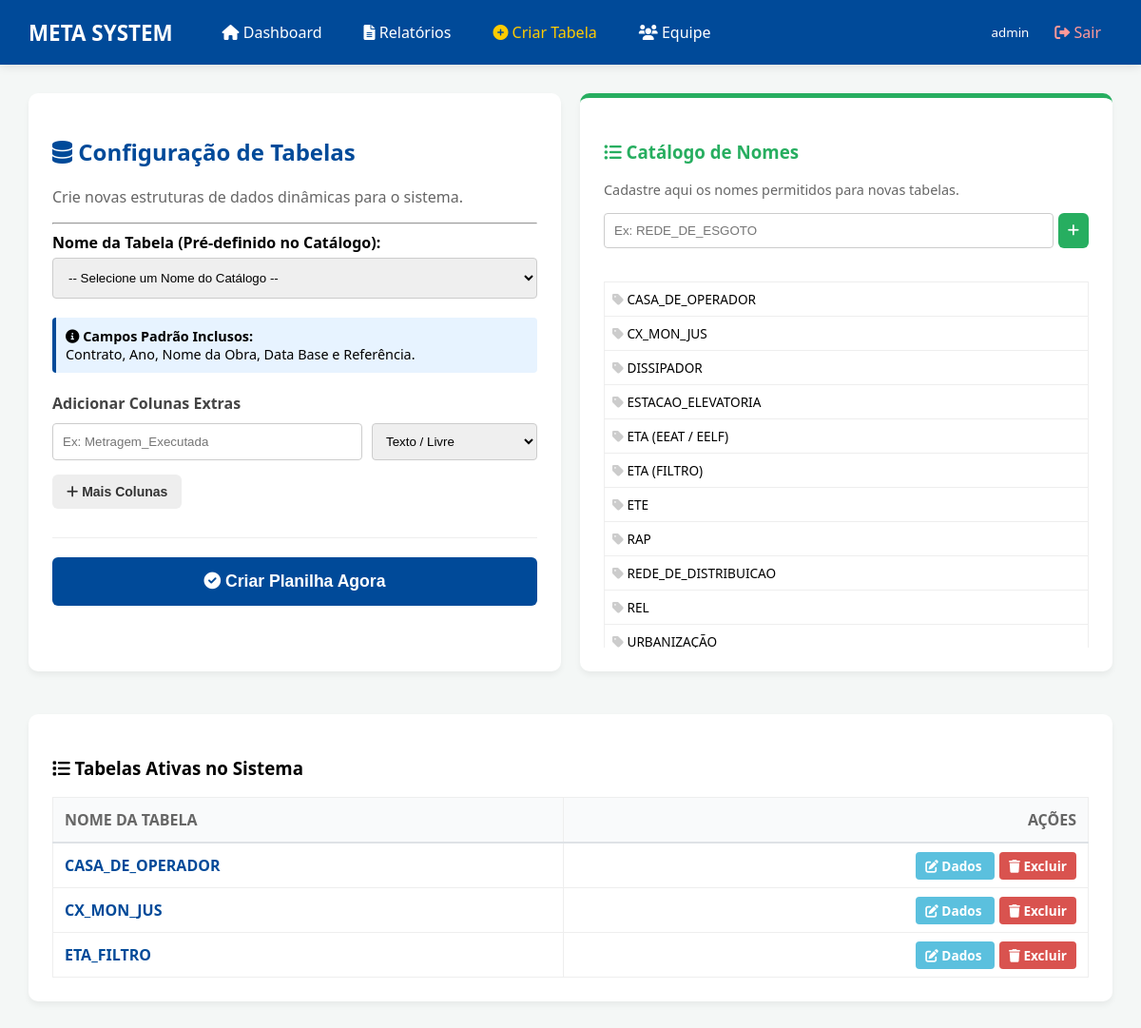
The app's page /config (signed in) with its own data.
### tables this page shows
CREATE TABLE catalogo_tabelas (
            id INTEGER PRIMARY KEY AUTOINCREMENT,
            nome_exibicao TEXT UNIQUE
        );

### routes/main_routes.py (the view, shortened to what this page needs)
    @app.route('/config', methods=['GET', 'POST'])
    @login_required
    def config():
        if session.get('nivel') != 'admin':
            flash("Acesso restrito.")
            return redirect(url_for('index'))
        db = get_db()
        opcoes = db.execute("SELECT * FROM catalogo_tabelas ORDER BY nome_exibicao").fetchall()
        tables = db.execute("SELECT name FROM sqlite_master WHERE type='table' AND name NOT LIKE 'sqlite_%' AND name NOT IN ('usuarios_sistema', 'catalogo_tabelas')").fetchall()
        return render_template('config.html', opcoes_catalogo=opcoes, tables=tables)

### models/database.py (called while the page is built)
def get_db():
    path = DB_UNC if os.path.exists(os.path.dirname(DB_UNC)) else DB_LOCAL
    conn = sqlite3.connect(path, timeout=20, check_same_thread=False)
    conn.row_factory = sqlite3.Row
    conn.execute("PRAGMA journal_mode=WAL")
    return conn

### routes/main_routes.py (called while the page is built)
def login_required(f):
    @wraps(f)
    def decorated_function(*args, **kwargs):
        if 'user' not in session:
            return redirect(url_for('login'))
        return f(*args, **kwargs)
    return decorated_function

### templates/config.html (shortened to what this page needs)
{% extends 'base.html' %}
{% block content %}
<div style="display: grid; grid-template-columns: 1fr 1fr; gap: 20px;">
    <div class="card">
        <h2 style="color: #004a99;"><i class="fas fa-database"></i> Configuração de Tabelas</h2>
        <p style="color: #666;">Crie novas estruturas de dados dinâmicas para o sistema.</p>
        <hr>
        <form action="{{ url_for('config') }}" method="POST" id="formConfig">
            <div style="margin-bottom: 20px;">
                <label style="font-weight: bold; display: block; margin-bottom: 5px;">Nome da Tabela (Pré-definido no Catálogo):</label>
                <select name="table_name" required
                        style="width: 100%; padding: 12px; border: 1px solid #ccc; border-radius: 4px; box-sizing: border-box;">
                    <option value="">-- Selecione um Nome do Catálogo --</option>
                </select>
            </div>
            <div style="background: #e7f3ff; padding: 10px; border-radius: 4px; border-left: 4px solid #004a99; margin-bottom: 20px; font-size: 0.9em;">
                <i class="fas fa-info-circle"></i> <b>Campos Padrão Inclusos:</b><br>
                Contrato, Ano, Nome da Obra, Data Base e Referência.
            </div>
            <div id="columns">
                <h4 style="margin-bottom: 10px; color: #444;">Adicionar Colunas Extras</h4>
                <div class="column-row" style="display: flex; gap: 10px; margin-bottom: 10px;">
                    <input type="text" name="col_name" placeholder="Ex: Metragem_Executada"
                           class="input-col" style="flex: 2; padding: 10px; border: 1px solid #ccc; border-radius: 4px;">
                    <select name="col_type" style="flex: 1; padding: 10px; border: 1px solid #ccc; border-radius: 4px;">
                        <option value="TEXT">Texto / Livre</option>
                    </select>
                </div>
            </div>
            <div style="margin-top: 15px; display: flex; align-items: center; gap: 15px;">
                <button type="button" onclick="addCol()" class="btn" style="background: #eee; color: #333; padding: 10px 15px; border: none; cursor: pointer;">
                    <i class="fas fa-plus"></i> Mais Colunas
                </button>
            </div>
            <div style="margin-top: 30px; border-top: 1px solid #eee; padding-top: 20px;">
                <button type="submit" class="btn btn-save" style="background: #004a99; width: 100%; padding: 15px; color: white; border: none; border-radius: 6px; font-size: 1.1em; cursor: pointer;">
                    <i class="fas fa-check-circle"></i> Criar Planilha Agora
                </button>
            </div>
        </form>
    </div>
    <div class="card" style="border-top: 5px solid #27ae60;">
        <h3 style="color: #27ae60;"><i class="fas fa-list-ul"></i> Catálogo de Nomes</h3>
        <p style="font-size: 0.9em; color: #666;">Cadastre aqui os nomes permitidos para novas tabelas.</p>
        <form action="{{ url_for('add_catalogo') }}" method="POST" style="display: flex; gap: 5px; margin-bottom: 20px;">
            <input type="text" name="novo_nome" placeholder="Ex: REDE_DE_ESGOTO" required
                   style="flex: 1; padding: 10px; border: 1px solid #ccc; border-radius: 4px;">
            <button type="submit" class="btn" style="background: #27ae60; color: white; border: none; padding: 10px; cursor: pointer;">
                <i class="fas fa-plus"></i>
            </button>
        </form>
        <div style="max-height: 400px; overflow-y: auto;">
            <table style="width: 100%; border-collapse: collapse;">
                <tbody style="font-size: 0.85em;">
                    {% for op in opcoes_catalogo %}
                    <tr style="border-bottom: 1px solid #eee;">
                        <td style="padding: 8px;"><i class="fas fa-tag" style="color: #ccc;"></i> {{ op.nome_exibicao }}</td>
                    </tr>
                    {% endfor %}
                </tbody>
            </table>
        </div>
    </div>
</div>
<div class="card" style="margin-top: 20px;">
    <h3><i class="fas fa-list"></i> Tabelas Ativas no Sistema</h3>
    <table style="width: 100%; border-collapse: collapse; margin-top: 10px;">
        <thead style="background: #f8f9fa;">
            <tr>
                <th style="padding: 12px; text-align: left; border-bottom: 2px solid #dee2e6;">NOME DA TABELA</th>
                <th style="padding: 12px; text-align: right; border-bottom: 2px solid #dee2e6;">AÇÕES</th>
            </tr>
        </thead>
        <tbody>
            {% for t in tables %}
            <tr style="border-bottom: 1px solid #eee;">
                <td style="padding: 12px; font-weight: bold; color: #004a99;">{{ t.name|upper }}</td>
                <td style="padding: 12px; text-align: right;">
                    <a href="{{ url_for('crud', table_name=t.name) }}" class="btn" style="background: #5bc0de; color: white; padding: 5px 10px; text-decoration: none; font-size: 0.85em; border-radius: 4px;">
                        <i class="fas fa-edit"></i> Dados
                    </a>
                    <a href="{{ url_for('drop_table', name=t.name) }}" onclick="return confirm('Tem certeza? Isso apagará todos os dados desta tabela!')"
                       class="btn" style="background: #d9534f; color: white; padding: 5px 10px; text-decoration: none; font-size: 0.85em; border-radius: 4px; margin-left: 5px;">
                        <i class="fas fa-trash"></i> Excluir
                    </a>
                </td>
            </tr>
            {% endfor %}
        </tbody>
    </table>
</div>
{% endblock %}

### templates/base.html (shortened to what this page needs)
<!DOCTYPE html>
<html lang="pt-br">
<head>
    <link rel="stylesheet" href="https://cdnjs.cloudflare.com/ajax/libs/font-awesome/6.0.0/css/all.min.css">
</head>
<body>
    <nav>
        <span style="font-size: 1.4em; margin-right: 20px;"><strong>META SYSTEM</strong></span>
        <a href="{{ url_for('index') }}"><i class="fas fa-home"></i> Dashboard</a>
        <a href="{{ url_for('relatorios') }}"><i class="fas fa-file-alt"></i> Relatórios</a>
        {% if session.get('nivel') == 'admin' %}
            <a href="{{ url_for('config') }}" style="color: #ffcc00;"><i class="fas fa-plus-circle"></i> Criar Tabela</a>
            <a href="{{ url_for('usuarios') }}"><i class="fas fa-users"></i> Equipe</a>
        {% endif %}
        <div style="margin-left: auto; display: flex; align-items: center; gap: 15px;">
            <small>{{ session.get('user') or 'Visitante' }}</small>
            <a href="{{ url_for('logout') }}" style="color: #ff9999;"><i class="fas fa-sign-out-alt"></i> Sair</a>
        </div>
    </nav>
    <div class="container">
        {% block content %}{% endblock %}
    </div>
</body>
</html>

### templates/base.html (style rules this page uses)
body { font-family: 'Segoe UI', sans-serif; margin: 0; background: #f4f7f6; }
nav { background: #004a99; padding: 15px 30px; color: white; display: flex; gap: 20px; align-items: center; box-shadow: 0 2px 10px rgba(0,0,0,0.1); }
nav a { color: white; text-decoration: none; font-weight: 500; padding: 8px 12px; transition: 0.3s; }
.container { padding: 30px; max-width: 1200px; margin: auto; }
.card { background: white; padding: 25px; border-radius: 10px; box-shadow: 0 4px 6px rgba(0,0,0,0.05); margin-bottom: 25px; }
table { width: 100%; border-collapse: collapse; margin-top: 15px; background: white; }
th, td { border: 1px solid #eee; padding: 12px; text-align: left; }
th { background: #f9fafb; color: #666; }
.btn { padding: 10px 18px; border: none; border-radius: 6px; cursor: pointer; text-decoration: none; font-size: 14px; font-weight: bold; transition: 0.2s; }
.btn-save { background: #28a745; color: white; }

### records on screen
catalogo_tabelas: nome_exibicao "CASA_DE_OPERADOR"
catalogo_tabelas: nome_exibicao "CX_MON_JUS"
catalogo_tabelas: nome_exibicao "DISSIPADOR"
catalogo_tabelas: nome_exibicao "ESTACAO_ELEVATORIA"
catalogo_tabelas: nome_exibicao "ETA (EEAT / EELF)"
catalogo_tabelas: nome_exibicao "ETA (FILTRO)"
catalogo_tabelas: nome_exibicao "ETE"
catalogo_tabelas: nome_exibicao "RAP"
catalogo_tabelas: nome_exibicao "REDE_DE_DISTRIBUICAO"
catalogo_tabelas: nome_exibicao "REL"
catalogo_tabelas: nome_exibicao "URBANIZAÇÃO"

### other values on screen
{{ session.get('user') or 'Visitante' }} "admin"
{{ t.name|upper }} "CASA_DE_OPERADOR" "CX_MON_JUS" "ETA_FILTRO"
